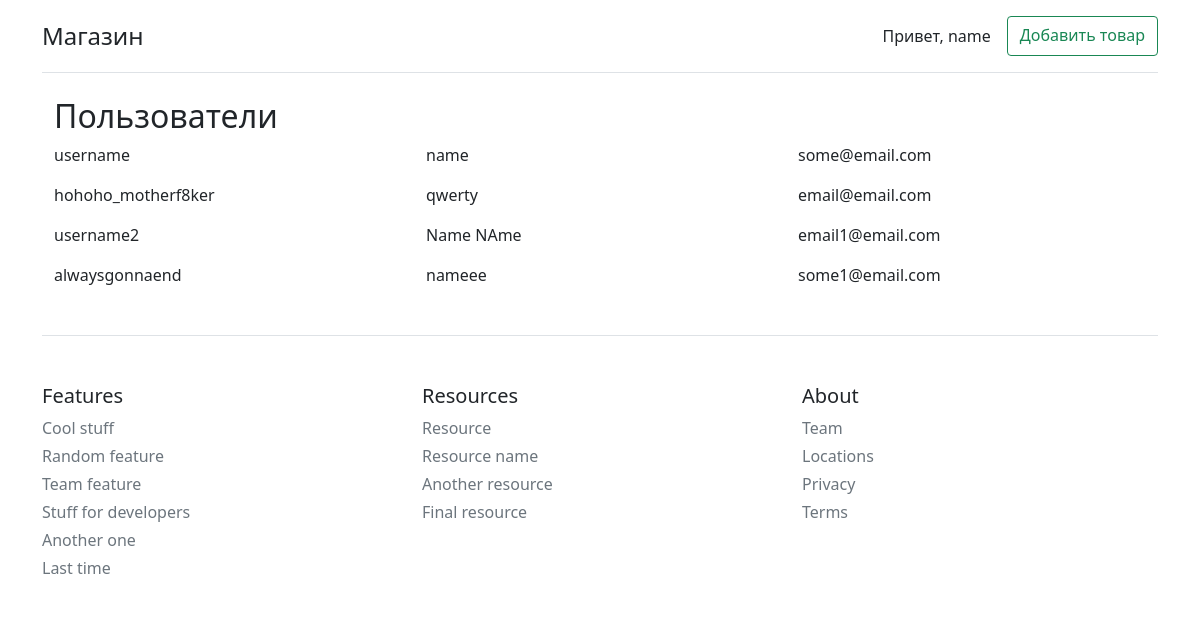
Page /users (signed in) on the earlier database version.
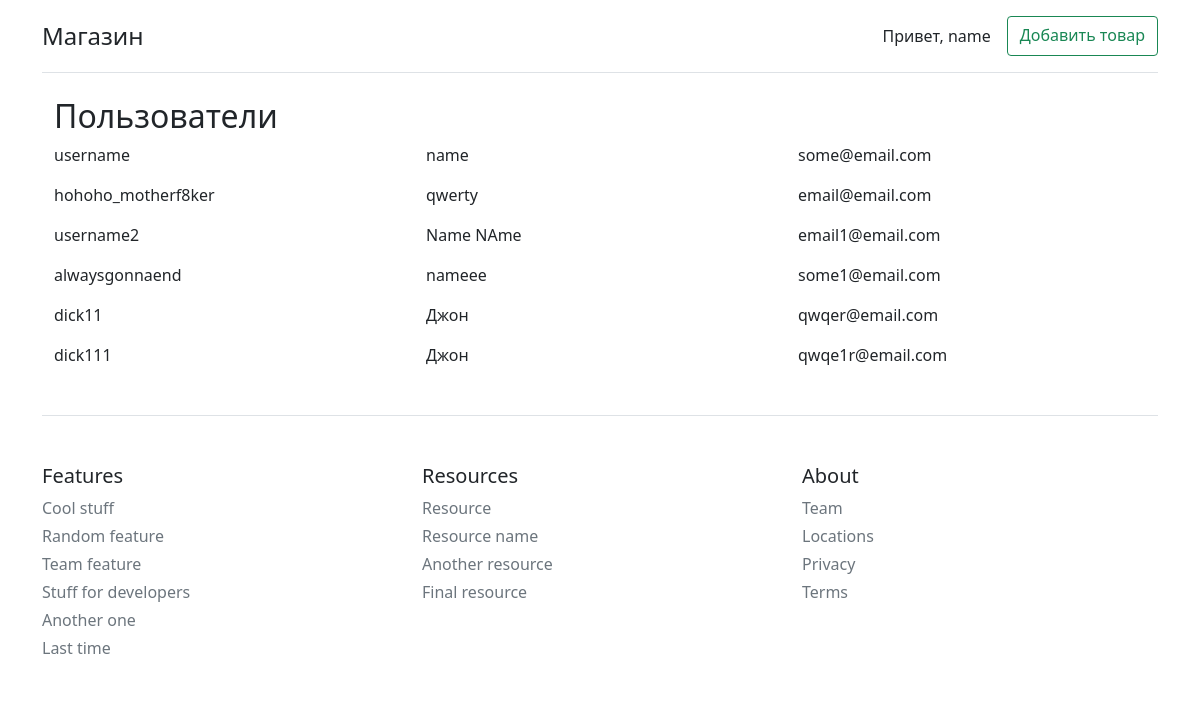
Same page on the later database version.
### eshop/models.py (models this page shows, shortened)
class Main:
    def add_to(self):
        try:
            db.session.add(self)
            db.session.commit()
            return True
        except Exception as e:
            print(e)
            return False

class User(UserMixin, db.Model, Main):
    __tablename__ = 'eshop_User'
    id = db.Column(
        db.Integer,
        primary_key=True
    )
    email = db.Column(
        db.String(100),
        unique=True,
        nullable=False
    )
    username = db.Column(
        db.String(100),
        unique=True,
        nullable=False
    )
    name = db.Column(
        db.String(200)
    )
    password = db.Column(
        db.String(200),
        primary_key=False,
        unique=False,
        nullable=False
    )
    reg_date = db.Column(
        db.DateTime,
        default=datetime.utcnow
    )

### eshop/routes.py (the view)
@app.route('/users')
@login_required
def user_list():
    users = User.query.all()
    return render_template('admin/users.html', users=users)

### eshop/auth/routes.py (called while the page is built)
@login_manager.user_loader
def load_user(user_id):
    try:
        return User.query.get(user_id)
    except Exception as e:
        return None

### eshop/templates/admin/users.html (shortened to what this page needs)
{% extends 'base.html' %}
{% block content %}
<div class="container">
    <h2 class="mt-4">Пользователи</h2>
    {% for user in users %}
        <div class="row mb-3">
          <div class="col-4 themed-grid-col">{{ user.username }}</div>
          <div class="col-4 themed-grid-col">{{ user.name }}</div>
          <div class="col-4 themed-grid-col">{{ user.email }}</div>
        </div>
    {% endfor %}
</div>
{% endblock %}

### eshop/templates/base.html (shortened to what this page needs)
<!DOCTYPE html>
<html lang="en">
<head>
    <link href="https://cdn.jsdelivr.net/npm/bootstrap@5.1.3/dist/css/bootstrap.min.css" rel="stylesheet">
</head>
{% block body %}
<body>
<div class="container py-3">
  {% include 'header.html' %}
    {% block content %}
    {% endblock %}
  {% include 'footer.html' %}
</div>
</body>
{% endblock %}
</html>

### eshop/templates/header.html
<header>
    <div class="d-flex flex-column flex-md-row align-items-center pb-3 mb-4 border-bottom">
      <a href="{{ url_for('index') }}" class="d-flex align-items-center text-dark text-decoration-none">
        <span class="fs-4">Магазин</span>
      </a>
      <nav class="d-inline-flex mt-2 mt-md-0 ms-md-auto">
        {% if not current_user.is_authenticated  %}
          <a class="me-3 py-2 text-dark text-decoration-none" href="{{ url_for('about') }}">О нас</a>
          <a class="btn btn-outline-warning" href="{{ url_for('auth_bp.login') }}">Войти</a>
        {% else %}
          <a class="me-3 py-2 text-dark text-decoration-none" href="{{ url_for('dashboard', username=current_user.username) }}">Привет, {{ current_user.name }}</a>
          <a class="btn btn-outline-success" href="{{ url_for('create') }}">Добавить товар</a>
        {% endif %}
      </nav>
    </div>
</header>

### eshop/templates/footer.html
<footer class="pt-4 my-md-5 pt-md-5 border-top">
    <div class="row">
      <div class="col-6 col-md">
        <h5>Features</h5>
        <ul class="list-unstyled text-small">
          <li class="mb-1"><a class="link-secondary text-decoration-none" href="{{ url_for('index') }}">Cool stuff</a></li>
          <li class="mb-1"><a class="link-secondary text-decoration-none" href="{{ url_for('index') }}">Random feature</a></li>
          <li class="mb-1"><a class="link-secondary text-decoration-none" href="{{ url_for('index') }}">Team feature</a></li>
          <li class="mb-1"><a class="link-secondary text-decoration-none" href="{{ url_for('index') }}">Stuff for developers</a></li>
          <li class="mb-1"><a class="link-secondary text-decoration-none" href="{{ url_for('index') }}">Another one</a></li>
          <li class="mb-1"><a class="link-secondary text-decoration-none" href="{{ url_for('index') }}">Last time</a></li>
        </ul>
      </div>
      <div class="col-6 col-md">
        <h5>Resources</h5>
        <ul class="list-unstyled text-small">
          <li class="mb-1"><a class="link-secondary text-decoration-none" href="{{ url_for('index') }}">Resource</a></li>
          <li class="mb-1"><a class="link-secondary text-decoration-none" href="{{ url_for('index') }}">Resource name</a></li>
          <li class="mb-1"><a class="link-secondary text-decoration-none" href="{{ url_for('index') }}">Another resource</a></li>
          <li class="mb-1"><a class="link-secondary text-decoration-none" href="{{ url_for('index') }}">Final resource</a></li>
        </ul>
      </div>
      <div class="col-6 col-md">
        <h5>About</h5>
        <ul class="list-unstyled text-small">
          <li class="mb-1"><a class="link-secondary text-decoration-none" href="{{ url_for('index') }}">Team</a></li>
          <li class="mb-1"><a class="link-secondary text-decoration-none" href="{{ url_for('index') }}">Locations</a></li>
          <li class="mb-1"><a class="link-secondary text-decoration-none" href="{{ url_for('index') }}">Privacy</a></li>
          <li class="mb-1"><a class="link-secondary text-decoration-none" href="{{ url_for('index') }}">Terms</a></li>
        </ul>
      </div>
    </div>
  </footer>

Differences in the rows shown:
added User: username "dick11", name "Джон", email "qwqer@email.com"
added User: username "dick111", name "Джон", email "qwqe1r@email.com"
